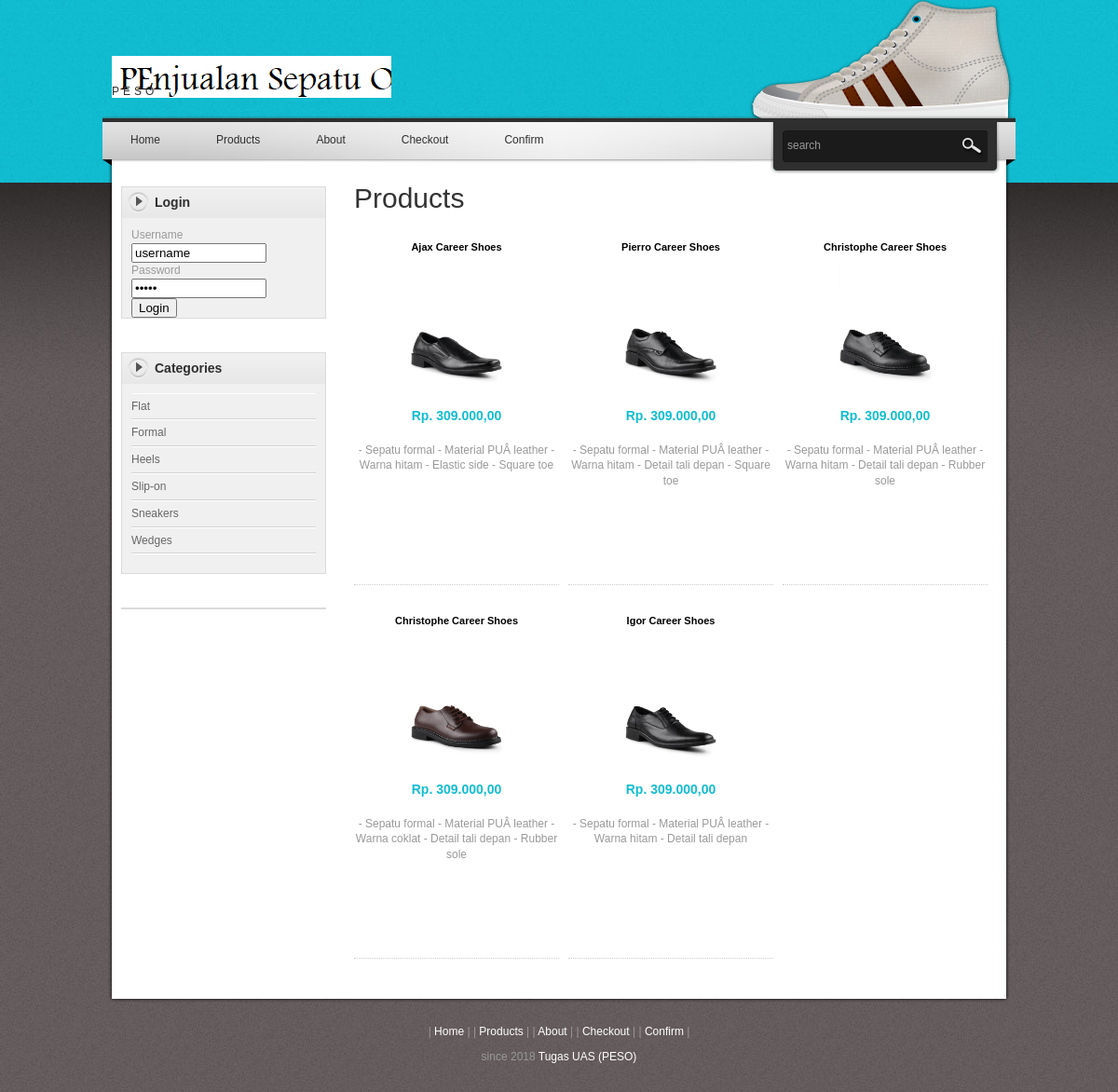
/index.php?hal=products&cat=1, run on the app's committed database.
### tables this page shows
CREATE TABLE IF NOT EXISTS `categories` (
  `id` int(11) NOT NULL AUTO_INCREMENT,
  `name` varchar(25) NOT NULL,
  PRIMARY KEY (`id`)
);

CREATE TABLE IF NOT EXISTS `shoes` (
  `id` int(11) NOT NULL AUTO_INCREMENT,
  `name` varchar(25) NOT NULL,
  `categories_id` int(11) NOT NULL,
  `price` varchar(20) NOT NULL,
  `picture` varchar(45) DEFAULT NULL,
  `size` varchar(4) NOT NULL,
  `stock` int(11) DEFAULT NULL,
  `comment` varchar(1500) NOT NULL,
  PRIMARY KEY (`id`),
  KEY `fk_shoes_categories_idx` (`categories_id`)
);

### index.php (called while the page is built, shortened)
<?php
include_once 'dbconection.php';
include_once 'ar_menu.php';
include_once 'header.php';
include_once 'menu.php';
include_once 'sidebar.php';
include_once 'main.php';
include_once 'footer.php';
?>

### ar_menu.php (called while the page is built, shortened)
<?php
$ar_menu['home'] = 'Home';
$ar_menu['products'] = 'Products';
$ar_menu['about'] = 'About';
$ar_menu['checkout'] = 'Checkout';
$ar_menu['contact'] = 'Confirm';
?>

### products.php (the view, shortened to what this page needs)
<?php
$cat=$_GET['cat'];
if(!empty($cat)) $q=" WHERE categories_id =$cat";
$sql= "SELECT * FROM shoes$q $x ORDER BY id DESC ";
$rs = $dbh->query($sql);
?>
<h1> Products</h1>
<?php
foreach ($rs as $row) {
$rp=$row['price'];
echo '<div class="product_box">
        <h3>'.$row['name'].'</h3>
     <a href="#"><img src="images/product/'.$row['picture'].'" width="100" /></a>
     <p class="product_price">Rp. '.number_format($rp,2,',','.');
echo '</p>
     <p> '.$row['comment'].'</p>';
echo '</div>';
}
?>

### header.php (shortened to what this page needs)
<!DOCTYPE html>
<html xmlns="http://www.w3.org/1999/xhtml">
<head>
<link href="css/templatemo_style.css" rel="stylesheet" type="text/css" />
<link rel="stylesheet" href="css/nivo-slider.css" type="text/css" media="screen" />
<link rel="stylesheet" type="text/css" href="css/ddsmoothmenu.css" />
</head>
<body>
<div id="templatemo_body_wrapper">
<div id="templatemo_wrapper">
	<div id="templatemo_header">
    	<div id="site_title"><h1><a href="#">PESO</a></h1></div>
    </div>

### menu.php (shortened to what this page needs)
<div id="templatemo_menubar">
    <div id="top_nav" class="ddsmoothmenu">
        <ul>
            <?php
            foreach ($ar_menu as $k => $v) {
            echo '<li><a href="index.php?hal='.$k.'">'.$v.'</a></li>';
            } ?>
        </ul>
        <br style="clear: left" />
    </div>
    <div id="templatemo_search">
        <form action="#" method="GET">
          <input type="text" value="search" name="keyword" id="keyword" title="keyword" onfocus="this.value=''" onblur="clearText(this)" class="txt_field" />
          <input type="submit" name="search" value="" alt="Search" id="searchbutton" title="Search" class="sub_btn"  />
        </form>
    </div>
</div>

### sidebar.php (shortened to what this page needs)
    <div id="templatemo_main">
    	<div id="sidebar" class="float_l">
            <div class="sidebar_box"><span class="bottom"></span>
        <?php
        if(empty($_SESSION['MEMBER'])){
         ?>
            	<h3>Login</h3>
                <div class="content">
                    <form action="process_login.php" method="POST">
                        <label>Username</label><br/>
                            <input type="text" name="user" value="username" size="15" onFocus="this.value=''"/><br/>
                        <label>Password</label><br/>
                            <input type="password" name="pass" size="15" value="12345" onFocus="this.value=''"/><br/>
                            <input type="submit" class="button" name="proses" value="Login"/>
                    </form>
                </div>
        <?php } ?>
            </div>
<?php
$sql= "SELECT * FROM categories ORDER BY name";
$rs = $dbh->query($sql);
?>
            <div class="sidebar_box"><span class="bottom"></span>
            	<h3>Categories</h3>
                <div class="content">
                    <ul class="sidebar_list">
                        <?php
                        foreach ($rs as $ro) {
                        echo '<li><a href="index.php?hal=products&cat='.$ro['id'].'">'.$ro['name'].'</a> &nbsp; &nbsp; &nbsp;';
                        }
                        ?>
                        <li class="last"></li>
                    </ul>
                </div>
            </div>
            <div class="sidebar_box"><span class="bottom"></span>
            </div>
        </div>

### main.php (shortened to what this page needs)
   <div id="content" class="float_r">
        <?php
        $hal = $_GET['hal'];
	if(!empty($hal)){
        include_once $link[$hal];
	}
	else {
        include_once $link['home'];
	}
        ?>
    </div>
</div>

### footer.php
    <div id="templatemo_footer">
    	<p><?php
            foreach ($ar_menu as $k => $v) {
            echo '| <a href="index.php?hal='.$k.'">'.$v.'</a> | ';
            }?>
	</p>
    	since 2018 <a href="#">Tugas UAS (PESO)</a></div>
</div>
</div>
</body>
</html>

### css/templatemo_style.css (style rules this page uses)
body { margin: 0; padding: 0; color: #999; font-family: Tahoma, Geneva, sans-serif; font-size: 12px; line-height: 1.4em; background-color: #665f5f; background-repeat: repeat; background-image: url(../images/templatemo_body.jpg) }
a, a:link, a:visited { color: #0299aa; font-weight: normal; text-decoration: none }
p { margin: 0 0 10px 0; padding: 0; }
img { border: none; }
h1, h2, h3, h4, h5, h6 { color: #333; font-weight: normal; }
h1 { font-size: 30px; margin: 0 0 30px; padding: 5px 0 }
h3 { font-size: 20px; margin: 0 0 20px; padding: 0; }
.float_l { float: left }
.float_r { float: right }
#templatemo_body_wrapper { width: 100%; background: url(../images/templatemo_body_top.jpg) repeat-x top }
#templatemo_wrapper { width: 980px; margin: 0 auto; }
#templatemo_header { width: 960px; height: 70px; padding: 30px 10px; background: url(../images/templatemo_header_bg.png) no-repeat bottom; }
#templatemo_menubar { width: 980px; height: 60px; background: url(../images/templatemo_menubar.png) no-repeat; }
#templatemo_main { width: 940px; padding: 10px 20px; background: url(../images/templatemo_main_bg.png) repeat-y }
#content { width: 690px }
#sidebar { width: 220px }
#templatemo_footer { width: 960px; padding: 30px 10px; text-align: center; background: url(../images/templatemo_footer.png) no-repeat top }
#site_title { float: left; margin-top: 30px; }
#site_title h1 { margin: 0; padding: 0 }
#site_title h1 a { display: block; width: 300px; height: 40px; padding-top: 30px; font-size: 12px; letter-spacing: 4px; color: #2f2f2f; text-align: left; background: url(../images/templatemo_logo.png) no-repeat top left }
#templatemo_search { float: right; margin: 10px 30px 0; width: 220px; height: 34px; background: url(../images/templatemo_search_bg.png) }
#templatemo_search form { margin: 0; padding: 0; }
#templatemo_search .txt_field { float: left; display: block; height: 22px; line-height: 22px; width: 170px; color: #999; font-size: 12px; padding: 5px; font-variant: normal; border: none; background: none; }
#templatemo_search .sub_btn { float: right; display: block; color: #fff; height: 33px; width: 40px; font-size: 11px; font-weight: 700; line-height: 26px; cursor: pointer; border: none; background: none; }
.sidebar_box { position: relative; background: #f0f0f0; margin-bottom: 36px; border: 1px solid #dbdbdb }
.sidebar_box h3 { font-size: 14px; font-weight: 700; padding: 0 10px 0 35px; margin: 0; width: 185px; height: 33px; line-height: 33px; margin-bottom: 0; background: url(../images/templatemo_sidebar_header.png) no-repeat; color: #2f2f2f }
#sidebar .sidebar_box .content { padding: 10px 10px 0; }
#sidebar .sidebar_list { margin: 0; padding: 0 0 10px; list-style: none; }
#sidebar .sidebar_list li { display: block; margin: 0; padding: 5px 0; border-top: 1px solid #fff; border-bottom: 1px solid #d3d3d3 }
#sidebar .sidebar_list li.last { border-bottom: none }
#sidebar .sidebar_list li a { color: #666; }
.product_box { float: left; width: 220px; height: 350px; text-align: center; margin: 0 10px 30px 0; padding-bottom: 20px; border-bottom: 1px dotted #ccc }
.product_box img { margin-bottom: 5px; }
.product_box h3 { font-size: 11px; color: #000; font-weight: 700; margin-bottom: 10px; }
.product_box .product_price { color: #11bdd1; font-size: 14px; font-weight: 700; margin-bottom: 20px; }
#templatemo_footer { color: #999 }
#templatemo_footer a { color: #fff; }

### css/ddsmoothmenu.css (style rules this page uses)
.ddsmoothmenu { float: left; }
.ddsmoothmenu ul { z-index:100; margin: 0; padding: 0; list-style-type: none; }
.ddsmoothmenu ul li { position: relative; display: inline; float: left; }
.ddsmoothmenu ul li a { display: block; padding: 0 30px; height: 40px; line-height: 40px; font-size: 12px; color: #2f2f2f; text-decoration: none; outline: none; text-align: center; }

### data on the page
categories: name "Flat"
categories: name "Formal"
categories: name "Heels"
categories: name "Slip-on"
categories: name "Sneakers"
categories: name "Wedges"
shoes: name "Ajax Career Shoes", picture (picture), price "309.000,00", comment "- Sepatu formal - Material PUÂ leather - Warna hitam - Elastic side - Square toe"
shoes: name "Pierro Career Shoes", picture (picture), price "309.000,00", comment "- Sepatu formal - Material PUÂ leather - Warna hitam - Detail tali depan - Square toe"
shoes: name "Christophe Career Shoes", picture (picture), price "309.000,00", comment "- Sepatu formal - Material PUÂ leather - Warna hitam - Detail tali depan - Rubber sole"
shoes: name "Christophe Career Shoes", picture (picture), price "309.000,00", comment "- Sepatu formal - Material PUÂ leather - Warna coklat - Detail tali depan - Rubber sole"
shoes: name "Igor Career Shoes", picture (picture), price "309.000,00", comment "- Sepatu formal - Material PUÂ leather - Warna hitam - Detail tali depan"

### other printed values
$v "Home"
$v "Products"
$v "About"
$v "Checkout"
$v "Confirm"
